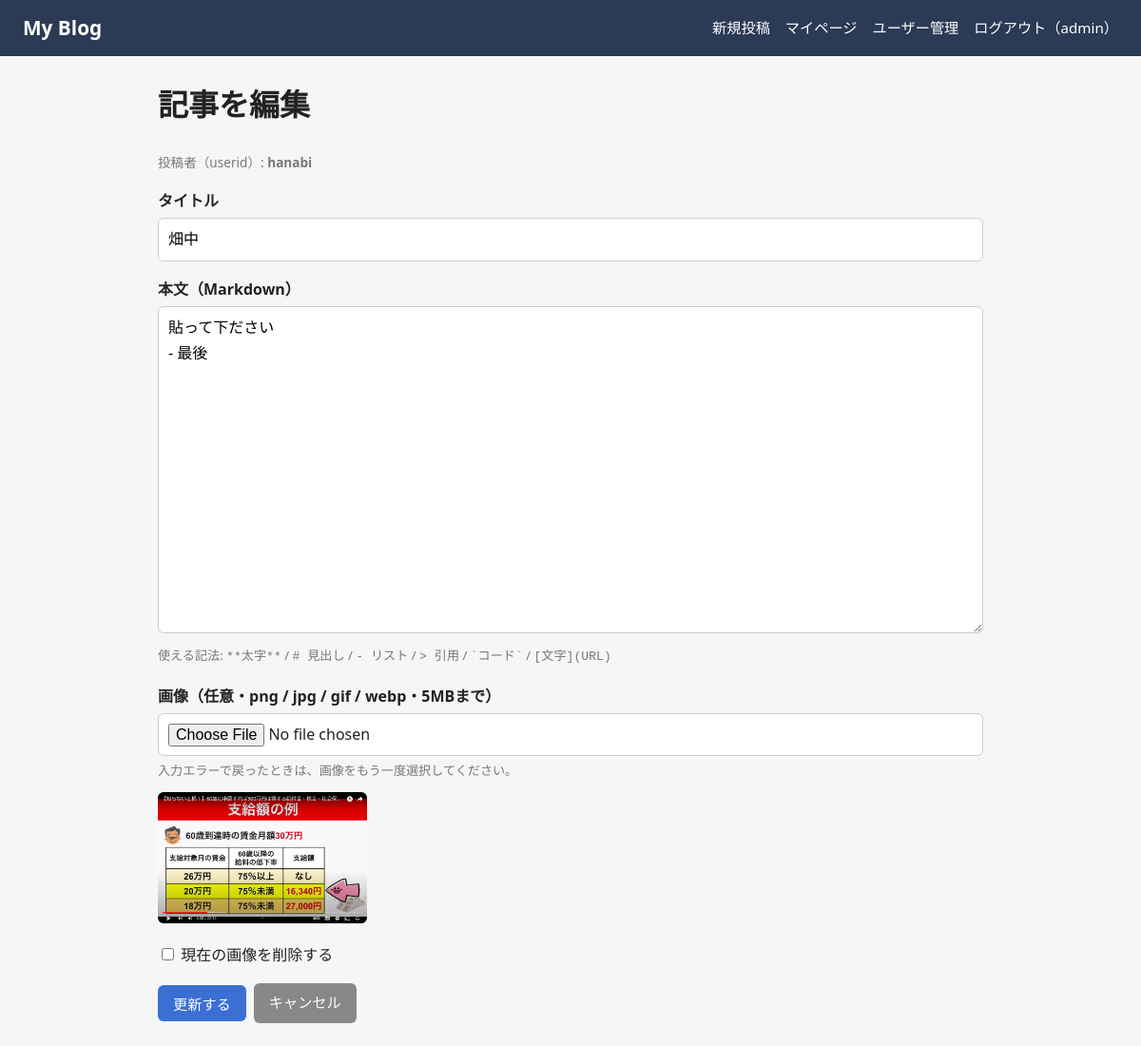
Page /post/51/edit (signed in) on the committed database.
### auth/models.py (models this page shows, shortened)
class User(db.Model):
    __tablename__ = "users"
    id = db.Column(db.Integer, primary_key=True)
    username = db.Column(db.String(50), unique=True, nullable=False, index=True)
    password_hash = db.Column(db.String(255), nullable=False)
    is_admin = db.Column(db.Boolean, nullable=False, default=False)
    is_deleted = db.Column(db.Boolean, nullable=False, default=False)  # 削除フラグ
    deleted_at = db.Column(db.DateTime, nullable=True)
    created_at = db.Column(db.DateTime, nullable=False, default=datetime.now)  # 登録日
    updated_at = db.Column(  # 更新日（変更時に自動で書き換わる）
        db.DateTime, nullable=False, default=datetime.now, onupdate=datetime.now
    )

### blog/models.py (models this page shows)
class Post(db.Model):
    __tablename__ = "posts"
    id = db.Column(db.Integer, primary_key=True)
    userid = db.Column(db.String(50), nullable=False, index=True)
    title = db.Column(db.String(200), nullable=False)
    body = db.Column(db.Text, nullable=False)  # Markdown
    image_filename = db.Column(db.String(255), nullable=True)
    created_at = db.Column(db.DateTime, nullable=False, default=datetime.now)
    updated_at = db.Column(
        db.DateTime, nullable=False, default=datetime.now, onupdate=datetime.now
    )

### blog/routes.py (the view, shortened to what this page needs)
@bp.route("/post/<int:post_id>/edit", methods=["GET", "POST"])
@login_required
def edit(post_id):
    post = db.get_or_404(Post, post_id)
    _check_permission(post)
    return render_template(
        "form.html", post=post, form={"title": post.title, "body": post.body}
    )

### app.py (called while the page is built)
def _csrf_token():
    token = session.get("_csrf")
    if not token:
        token = secrets.token_urlsafe(32)
        session["_csrf"] = token
    return token

def _csrf_protect():
    if request.method in ("POST", "PUT", "PATCH", "DELETE"):
        sent = (request.form.get("csrf_token") or "").encode("utf-8")
        expected = (session.get("_csrf") or "").encode("utf-8")
        if not expected or not hmac.compare_digest(sent, expected):
            abort(400)

### auth/routes.py (called while the page is built)
@bp.before_app_request
def load_logged_in_user():
    g.user = None
    user_id = session.get("user_id")
    if user_id is not None:
        user = db.session.get(User, user_id)
        if user is not None and not user.is_deleted:
            g.user = user
        else:
            session.pop("user_id", None)

@bp.app_context_processor
def inject_current_user():
    return {"current_user": g.get("user")}

### auth/utils.py (called while the page is built)
def login_required(view):
    @wraps(view)
    def wrapped(*args, **kwargs):
        if g.get("user") is None:
            flash("ログインしてください。", "error")
            next_path = request.full_path.rstrip("?") if request.method == "GET" else None
            return redirect(url_for("auth.login", next=next_path))
        return view(*args, **kwargs)
    return wrapped

### blog/routes.py (called while the page is built)
def _check_permission(post):
    if not (g.user.is_admin or g.user.username == post.userid):
        abort(403)

### templates/form.html (shortened to what this page needs)
{% extends "base.html" %}
{% block content %}
<h1>{{ '記事を編集' if post else '新規投稿' }}</h1>
<form method="post" enctype="multipart/form-data"
      action="{{ url_for('blog.edit', post_id=post.id) if post else url_for('blog.create') }}">
  <p class="meta">投稿者（userid）: <strong>{{ post.userid if post else current_user.username }}</strong></p>
  <label for="title">タイトル</label>
  <input type="text" id="title" name="title" maxlength="200"
         value="{{ form.get('title', '') }}" required>
  <label for="body">本文（Markdown）</label>
  <textarea id="body" name="body" rows="12" required>{{ form.get('body', '') }}</textarea>
  <p class="hint">
    使える記法: <code>**太字**</code> / <code># 見出し</code> / <code>- リスト</code> /
    <code>&gt; 引用</code> / <code>`コード`</code> / <code>[文字](URL)</code>
  </p>
  <label for="image">画像（任意・png / jpg / gif / webp・5MBまで）</label>
  <input type="file" id="image" name="image"
         accept="image/png,image/jpeg,image/gif,image/webp">
  <p class="hint">入力エラーで戻ったときは、画像をもう一度選択してください。</p>
  {% if post and post.image_filename %}
    <div class="current-image">
      <img class="post-image small" alt="現在の画像"
           src="{{ url_for('static', filename='uploads/' ~ post.image_filename) }}">
      <label class="checkbox">
        <input type="checkbox" name="delete_image" value="1"> 現在の画像を削除する
      </label>
    </div>
  {% endif %}
  <div class="actions">
    <button type="submit" class="btn">{{ '更新する' if post else '投稿する' }}</button>
    <a class="btn secondary"
       href="{{ url_for('blog.detail', post_id=post.id) if post else url_for('blog.index') }}">キャンセル</a>
  </div>
</form>
{% endblock %}

### templates/base.html (shortened to what this page needs)
<!doctype html>
<html lang="ja">
<head>
  <link rel="stylesheet" href="{{ url_for('static', filename='css/style.css') }}">
</head>
<body>
  <header class="site-header">
    <a class="logo" href="{{ url_for('blog.index') }}">My Blog</a>
    <nav class="nav">
      {% if current_user %}
        <a href="{{ url_for('blog.create') }}">新規投稿</a>
        <a href="{{ url_for('auth.mypage') }}">マイページ</a>
        {% if current_user.is_admin %}
          <a href="{{ url_for('admin.users') }}">ユーザー管理</a>
        {% endif %}
        <form method="post" action="{{ url_for('auth.logout') }}" class="inline-form">
          <button type="submit" class="link-button">ログアウト（{{ current_user.username }}）</button>
        </form>
      {% else %}
        <a href="{{ url_for('auth.login') }}">ログイン</a>
        <a href="{{ url_for('auth.register') }}">新規登録</a>
      {% endif %}
    </nav>
  </header>
  <main class="container">
    {% block content %}{% endblock %}
  </main>
</body>
</html>

### static/css/style.css (style rules this page uses)
* { box-sizing: border-box; }
body { margin: 0; font-family: system-ui, -apple-system, "Hiragino Sans", "Noto Sans JP", sans-serif; background: #f5f6f8; color: #222; line-height: 1.7; }
a { color: #2f5fb3; }
.site-header { display: flex; flex-wrap: wrap; justify-content: space-between; align-items: center; gap: 8px; padding: 12px 24px; background: #2b3a55; }
.site-header .logo { color: #fff; font-size: 1.3rem; font-weight: bold; text-decoration: none; }
.nav { display: flex; flex-wrap: wrap; align-items: center; gap: 16px; }
.nav a, .link-button { color: #fff; text-decoration: none; font-size: .95rem; }
.link-button { background: none; border: none; padding: 0; cursor: pointer; font-family: inherit; }
.inline-form { display: inline; margin: 0; }
.container { max-width: 900px; margin: 24px auto; padding: 0 16px; }
.meta { color: #777; font-size: .85rem; margin: 0 0 8px; }
.hint { color: #777; font-size: .82rem; margin: 4px 0 0; }
.btn { display: inline-block; padding: 8px 16px; background: #3b6fd4; color: #fff; border: none; border-radius: 6px; font-size: .95rem; font-family: inherit; text-decoration: none; cursor: pointer; }
.btn.secondary { background: #888; }
.actions { display: flex; flex-wrap: wrap; gap: 8px; align-items: center; margin-top: 16px; }
form label { display: block; margin-top: 16px; font-weight: bold; }
form label.checkbox { display: inline-block; font-weight: normal; margin-top: 8px; }
form input[type="text"], form input[type="search"], form input[type="password"], form input[type="file"], form textarea { width: 100%; padding: 8px 10px; margin-top: 4px; border: 1px solid #ccc; border-radius: 6px; font: inherit; background: #fff; }
.post-image { display: block; max-width: 100%; height: auto; border-radius: 6px; margin: 12px 0; }
.post-image.small { max-width: 220px; }
.current-image { margin-top: 12px; }

### rows in the picture
User: username "admin"
Post: userid "hanabi", title "畑中", body "貼って下ださい - 最後", image_filename (picture)

### other values in the picture
{{ '記事を編集' if post else '新規投稿' }} "記事を編集"
{{ '更新する' if post else '投稿する' }} "更新する"
